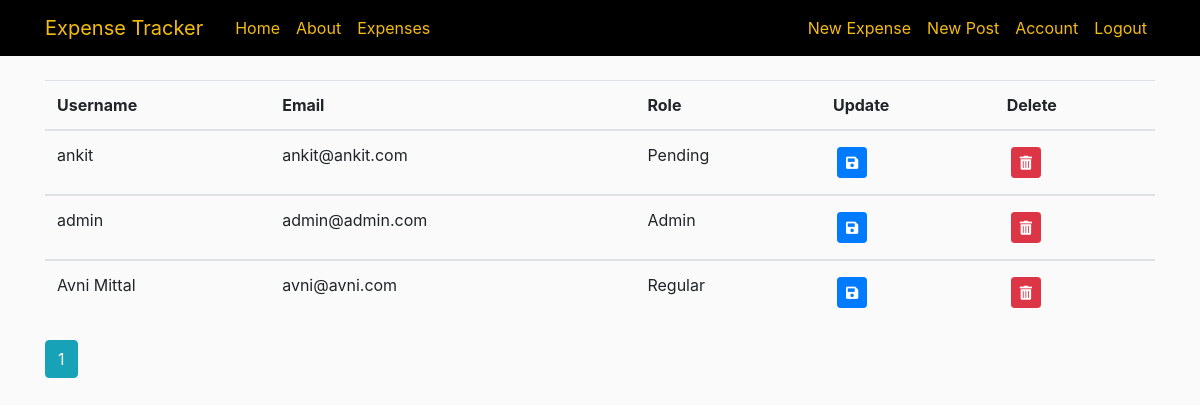
The app's page /registeredusers (signed in) with its own data.
### approot/models.py (models this page shows, shortened)
class User(db.Model, UserMixin):
    id = db.Column(db.Integer, primary_key=True)
    username = db.Column(db.String(20), unique=True, nullable=False)
    email = db.Column(db.String(120), unique=True, nullable=False)
    image_file = db.Column(db.String(20), nullable=False, default='default.jpg')
    password = db.Column(db.String(60), nullable=False)
    posts = db.relationship('Post', backref='author', cascade='all,delete', lazy=True)
    expenses = db.relationship('Expense', backref='author', cascade='all,delete', lazy=True)
    role = db.Column(db.String(15), nullable=False)

### approot/users/routes.py (the view)
@users.route("/registeredusers", methods=['GET', 'POST'])
@login_required
def registeredusers():
    page = request.args.get('page', 1, type=int)
    users = User.query.order_by(User.username.desc()).paginate(page=page, per_page=5)
    form = UpdateRegistredUsersForm()
    users_data = User.query.order_by(User.username.desc()).all()
    json_data = {}
    for user_data in users_data:
        json_data[user_data.id] = {'username': user_data.username, 'role': user_data.role, 'email': user_data.email}
    return render_template('user/registeredusers.html', title='Registered Users', form=form, users=users, json_data=json_data)

### approot/models.py (called while the page is built)
@login_manager.user_loader
def load_user(user_id):
    return User.query.get(int(user_id))

### approot/templates/user/registeredusers.html (shortened to what this page needs)
{% extends "layout.html" %}
{% import "bootstrap/wtf.html" as wtf %}
{% block content %}
<div>
  <table class="table table-hover" id="user_table">
    <thead>
        <tr>
            <th>Username</th>
            <th>Email</th>
            <th>Role</th>
            <th>Update</th>
            <th>Delete</th>
    </thead>
    {% for user in users.items %}
          <tbody>
            <tr row_id="{{ user.id }}">
                  <td><div class="row_data" edit_type="click" col_name="username">{{ user.username }}</div></td>
                  <td><div class="row_data" edit_type="click" col_name="email">{{ user.email }}</div></td>
                  <td><div class="row_data" edit_type="click" col_name="role">{{ user.role }}</div></td>
                  <td><button type="button" class="btn btn-primary btn-sm m-1" data-toggle="modal" data-target="#updateModal{{ user.id }}"><i class="fas fa-save"></i></button></td>
                  <td><button type="button" class="btn btn-danger btn-sm m-1" data-toggle="modal" data-target="#deleteModal{{ user.id }}"><i class="fas fa-trash-alt"></i></button></td>
              </tr>
          </tbody>
    {% endfor %}
    </table>
    {% for page_num in users.iter_pages(left_edge=1, right_edge=1, left_current=1, right_current=2) %}
      {% if page_num %}
        {% if users.page == page_num %}
          <a class="btn btn-info mb-4" href="{{ url_for('users.registeredusers', page=page_num) }}">{{ page_num }}</a>
        {% else %}
          <a class="btn btn-outline-info mb-4" href="{{ url_for('users.registeredusers', page=page_num) }}">{{ page_num }}</a>
        {% endif %}
      {% else %}
        ...
      {% endif %}
    {% endfor %}
</div>
{% endblock content %}

### approot/static/main.css (style rules this page uses)
body { background: #fafafa; color: #333333; margin-top: 5rem; }

### records on screen
User: username "ankit", email "ankit@ankit.com", role "Pending"
User: username "admin", email "admin@admin.com", role "Admin"
User: username "Avni Mittal", email "avni@avni.com", role "Regular"

### other values on screen
{{ page_num }} "1"
